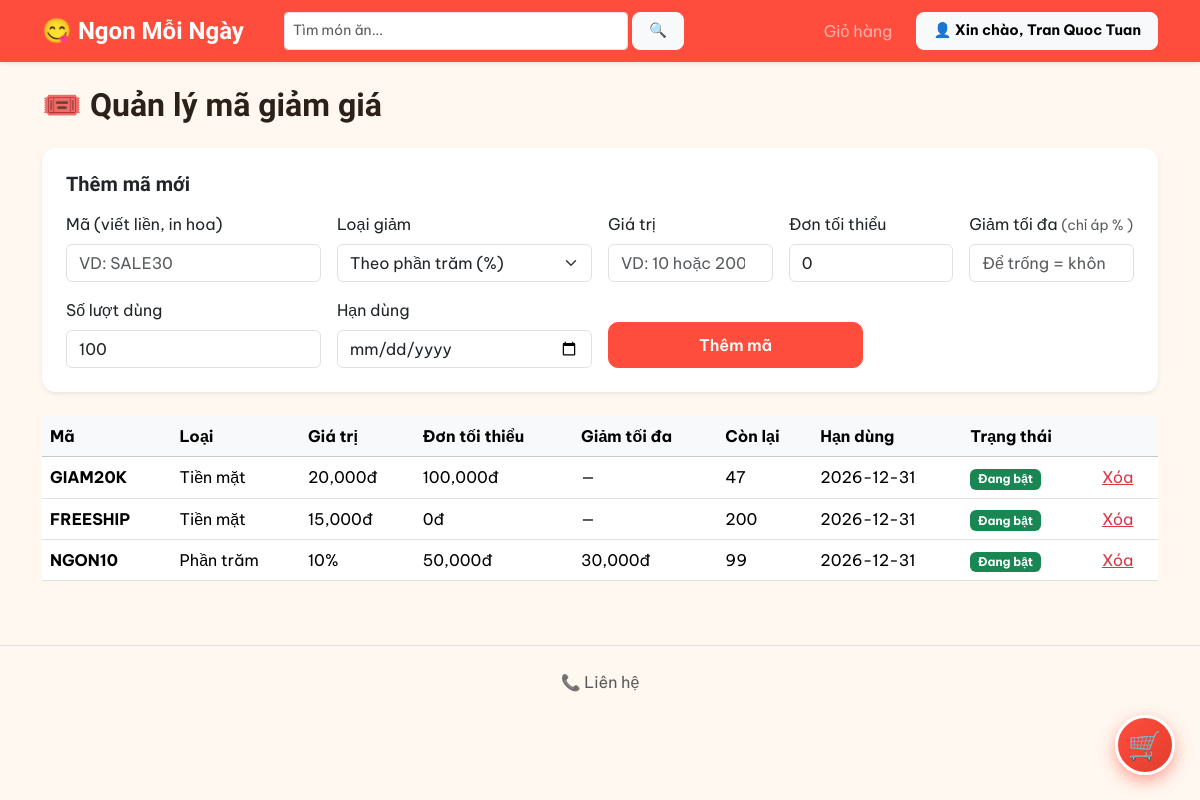
/admin/ma_giam_gia.php (signed in), run on the app's committed database.
### tables this page shows
CREATE TABLE `ma_giam_gia` (
  `id` int(11) NOT NULL,
  `ma` varchar(30) NOT NULL,
  `loai` enum('phan_tram','tien_mat') NOT NULL,
  `gia_tri` decimal(10,0) NOT NULL,
  `don_toi_thieu` decimal(10,0) NOT NULL DEFAULT 0,
  `giam_toi_da` decimal(10,0) DEFAULT NULL,
  `so_luong` int(11) NOT NULL DEFAULT 100,
  `han_dung` date DEFAULT NULL,
  `kich_hoat` tinyint(1) NOT NULL DEFAULT 1
);

### admin/ma_giam_gia.php (the view, shortened to what this page needs)
<?php
include '../includes/header.php';
include '../config/ketnoi.php';
$ds_voucher = $conn->query("SELECT * FROM ma_giam_gia ORDER BY id DESC");
?>
<div class="container my-4">
    <h2 class="fw-bold mb-4">🎟️ Quản lý mã giảm giá</h2>
    <div class="card shadow-sm border-0 mb-4">
        <div class="card-body p-4">
            <h5 class="fw-bold mb-3">Thêm mã mới</h5>
            <form action="xu_ly_ma_giam_gia.php" method="POST" class="row g-3">
                <div class="col-md-3">
                    <label class="form-label">Mã (viết liền, in hoa)</label>
                    <input type="text" name="ma" class="form-control" placeholder="VD: SALE30" required>
                </div>
                <div class="col-md-3">
                    <label class="form-label">Loại giảm</label>
                    <select name="loai" class="form-select" required>
                        <option value="phan_tram">Theo phần trăm (%)</option>
                    </select>
                </div>
                <div class="col-md-2">
                    <label class="form-label">Giá trị</label>
                    <input type="number" name="gia_tri" class="form-control" placeholder="VD: 10 hoặc 20000" required>
                </div>
                <div class="col-md-2">
                    <label class="form-label">Đơn tối thiểu</label>
                    <input type="number" name="don_toi_thieu" class="form-control" value="0">
                </div>
                <div class="col-md-2">
                    <label class="form-label">Giảm tối đa <span class="text-muted small">(chỉ áp % )</span></label>
                    <input type="number" name="giam_toi_da" class="form-control" placeholder="Để trống = không giới hạn">
                </div>
                <div class="col-md-3">
                    <label class="form-label">Số lượt dùng</label>
                    <input type="number" name="so_luong" class="form-control" value="100" required>
                </div>
                <div class="col-md-3">
                    <label class="form-label">Hạn dùng</label>
                    <input type="date" name="han_dung" class="form-control">
                </div>
                <div class="col-md-3 d-flex align-items-end">
                    <button type="submit" class="btn btn-brand w-100">Thêm mã</button>
                </div>
            </form>
        </div>
    </div>
    <div class="table-responsive">
    <table class="table table-hover align-middle">
        <thead class="table-light">
            <tr>
                <th>Mã</th><th>Loại</th><th>Giá trị</th><th>Đơn tối thiểu</th>
                <th>Giảm tối đa</th><th>Còn lại</th><th>Hạn dùng</th><th>Trạng thái</th><th></th>
            </tr>
        </thead>
        <tbody>
        <?php while ($v = $ds_voucher->fetch_assoc()): ?>
        <tr>
            <td class="fw-bold"><?php echo $v['ma']; ?></td>
            <td><?php echo $v['loai'] == 'phan_tram' ? 'Phần trăm' : 'Tiền mặt'; ?></td>
            <td><?php echo $v['loai'] == 'phan_tram' ? $v['gia_tri'].'%' : number_format($v['gia_tri']).'đ'; ?></td>
            <td><?php echo number_format($v['don_toi_thieu']); ?>đ</td>
            <td><?php echo $v['giam_toi_da'] !== null ? number_format($v['giam_toi_da']).'đ' : '—'; ?></td>
            <td><?php echo $v['so_luong']; ?></td>
            <td><?php echo $v['han_dung'] ?? '—'; ?></td>
            <td>
                <a href="xu_ly_ma_giam_gia.php?hanh_dong=<?php echo $v['kich_hoat'] ? 'tat' : 'bat'; ?>&id=<?php echo $v['id']; ?>"
                   class="badge <?php echo $v['kich_hoat'] ? 'bg-success' : 'bg-secondary'; ?> text-decoration-none">
                    <?php echo $v['kich_hoat'] ? 'Đang bật' : 'Đã tắt'; ?>
                </a>
            </td>
            <td><a href="xu_ly_ma_giam_gia.php?hanh_dong=xoa&id=<?php echo $v['id']; ?>" class="text-danger" onclick="return confirm('Xóa mã này?')">Xóa</a></td>
        </tr>
        <?php endwhile; ?>
        </tbody>
    </table>
    </div>
</div>
<?php include '../includes/footer.php'; ?>

### assets/css/style.css (style rules this page uses)
:root { --primary: #FF4D3D; --primary-dark: #E23E2E; --primary-light: #FFE4DE; --secondary: #0D9488; --accent: #FFB703; --dark: #2B2118; --bg-page: #FFF8F0; --muted: #8A7F72; }
body { font-family: 'Be Vietnam Pro', sans-serif; color: var(--dark); background: var(--bg-page); }
h1, h2, h3, h4, h5, h6, .navbar-brand, .card-title { font-family: 'Baloo 2', sans-serif; font-weight: 700; }
.btn-brand { background: var(--primary); border-color: var(--primary); color: #fff; }
.btn { padding: 10px 22px; font-size: 1rem; font-weight: 600; border-radius: 10px; transition: all 0.15s ease; }
.card { border-radius: 14px !important; }

### data on the page
ma_giam_gia: ma "GIAM20K", loai "Tiền mặt", gia_tri "20,000", don_toi_thieu "100,000", so_luong "47", han_dung "2026-12-31", kich_hoat "Đang bật"
ma_giam_gia: ma "FREESHIP", loai "Tiền mặt", gia_tri "15,000", don_toi_thieu "0", so_luong "200", han_dung "2026-12-31", kich_hoat "Đang bật"
ma_giam_gia: ma "NGON10", loai "Phần trăm", gia_tri "10", don_toi_thieu "50,000", giam_toi_da "30,000", so_luong "99", han_dung "2026-12-31", kich_hoat "Đang bật"

### other printed values
$_SESSION['ho_ten'] "Tran Quoc Tuan"
